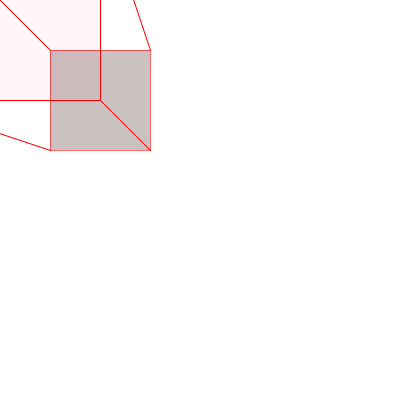
Frame 1 (no input)
Frame 60 (the mouse pressed at the canvas centre just before this capture): identical to frame 1, image omitted
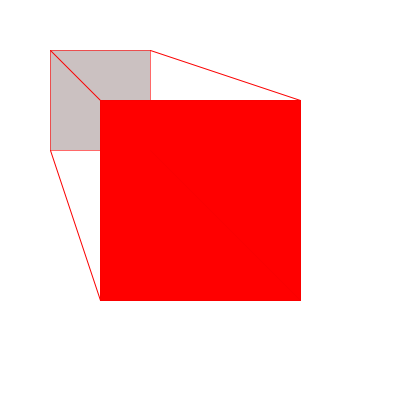
Frame 120 (the mouse held since frame 60 and released just before this capture)

The Processing sketch that drew these frames (run headless with seeded random() and noise(); from frame 60 on, the mouse is pressed at the canvas centre):

// Processing sketch: processing_112375
// ── processing_112375.pde

void setup(){
  size(400,400);
  background(255);
}
void draw(){
  background(255);
  //noStroke();
  fill(203,193,193);
  stroke(255,0,0,150);
  strokeWeight(1);
  rect(width/8,50,100,100);
  if(mousePressed == true){
    fill(255,0,0);
  }else{
  fill(250,15,60,10);
  }
  stroke(250,0,0);
  strokeWeight(1);
  rect(mouseX-100, mouseY-100,mouseX-mouseX+200,mouseY-mouseY+200);
  line(50,50,mouseX-100,mouseY-100);
  strokeWeight(1);
  line(150,50,mouseX+100,mouseY-100);
  strokeWeight(1);
  line(50,150,mouseX-100,mouseY+100);
  strokeWeight(1);
  line(150,150,mouseX+100,mouseY+100);
  strokeWeight(1);
  println(mouseX + " " +mouseY);
}
